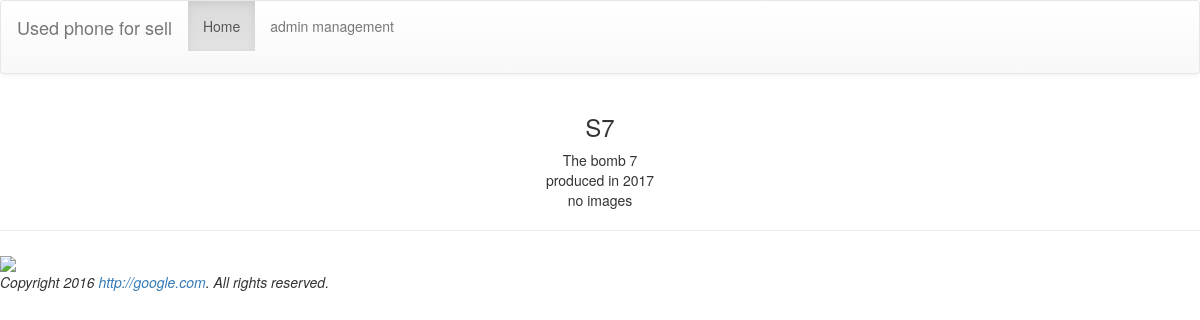
The app's page /detail/2 with its own data.
### mysite/models.py (models this page shows, shortened)
class Product(models.Model):
	pmodel = models.ForeignKey(PModel, on_delete=models.CASCADE)
	nickname = models.CharField(max_length=15)
	description = models.TextField(default='No description')
	year = models.PositiveIntegerField(default=2016)
	price = models.PositiveIntegerField(default=0)

### mysite/views.py (the view)
# urls.py: url(r'^detail/(\d+)$', detail, name='detail-url'),
def detail(request, id):
	try:
		product = Product.objects.get(id=id)
		images = PPhoto.objects.filter(product=product)
	except:
		pass
	templates = get_template('detail.html')
	html = templates.render(locals())
	return HttpResponse(html)

### templates/detail.html (shortened to what this page needs)
{% extends 'base.html' %}
{% block content %}
    <div class="container" align="center">
    {% if product %}
    <table>
        <tr><td align="center"><h3>{{ product.nickname }}</h3></td></tr>
        <tr><td align="center">{{ product.description }}</td></tr>
        <tr><td align="center"> produced in {{ product.year }} </td></tr>
        {% for image in images %}
            {% if forloop.first %}
                <tr><td align="center">
                    {% endif %}
                        <img src="{{ image.url }}"><br>
            {% if forloop.last %}
                </td> </tr>
            {% endif %}
            {% empty %}
                <tr><td align="center">no images</td></tr>
        {% endfor %}
    </table>
    {% else %}
    <h2>Cannot find the cellphone</h2>
    {% endif %}
    </div>
{% endblock %}

### records on screen
Product: nickname "S7", description "The bomb 7", year "2017"
